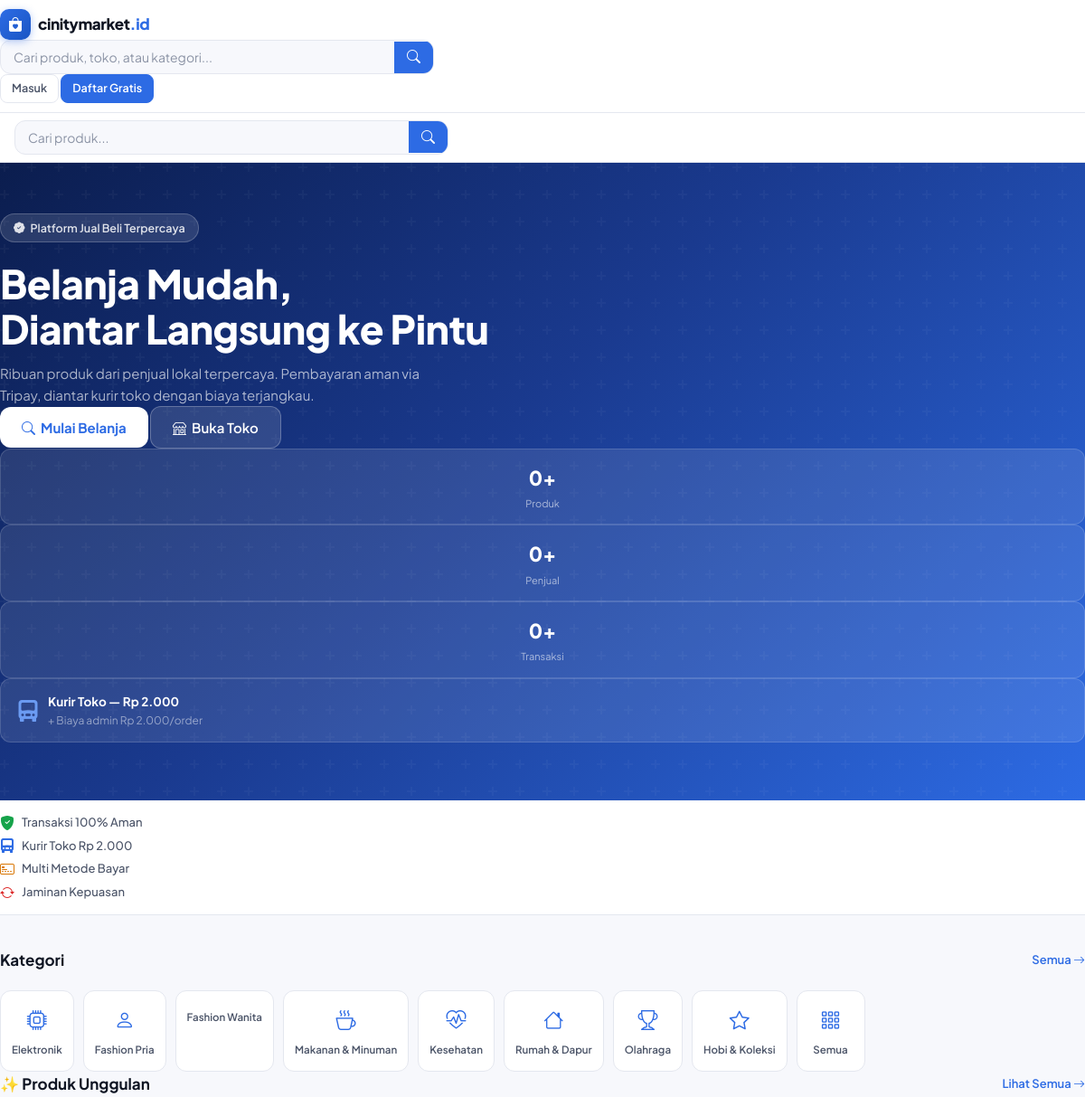
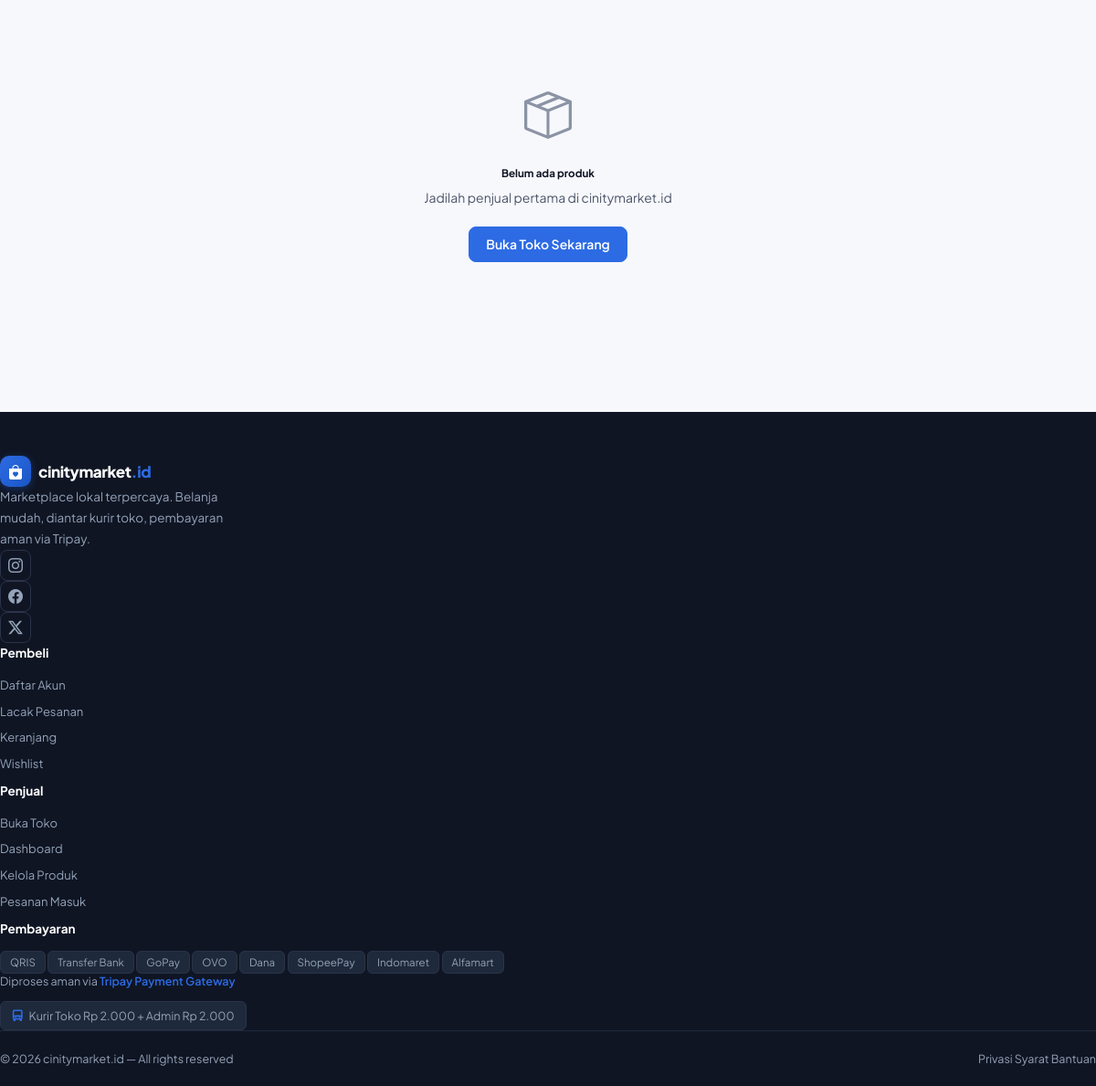
The page / on the database its author committed (2 pictures, top to bottom).
### tables this page shows
CREATE TABLE categories (
    id INT AUTO_INCREMENT PRIMARY KEY,
    name VARCHAR(100) NOT NULL,
    slug VARCHAR(100) UNIQUE NOT NULL,
    icon VARCHAR(50),
    parent_id INT DEFAULT NULL,
    is_active TINYINT(1) DEFAULT 1,
    sort_order INT DEFAULT 0,
    created_at TIMESTAMP DEFAULT CURRENT_TIMESTAMP,
    FOREIGN KEY (parent_id) REFERENCES categories(id) ON DELETE SET NULL
);

### config/database.php (called while the page is built, shortened)
<?php
class Database {
    private static $instance = null;
    private $pdo;
    private function __construct() {
        $dsn = "mysql:host=" . DB_HOST . ";dbname=" . DB_NAME . ";charset=" . DB_CHARSET;
        $options = [
            PDO::ATTR_ERRMODE            => PDO::ERRMODE_EXCEPTION,
            PDO::ATTR_DEFAULT_FETCH_MODE => PDO::FETCH_ASSOC,
            PDO::ATTR_EMULATE_PREPARES   => false,
            PDO::MYSQL_ATTR_INIT_COMMAND => "SET NAMES utf8mb4 COLLATE utf8mb4_unicode_ci"
        ];
        try {
            $this->pdo = new PDO($dsn, DB_USER, DB_PASS, $options);
        } catch (PDOException $e) {
            error_log("DB Connection Error: " . $e->getMessage());
            die(json_encode(['error' => 'Database connection failed']));
        }
    }
    public static function getInstance(): self {
        if (self::$instance === null) {
            self::$instance = new self();
        }
        return self::$instance;
    }
    public function query(string $sql, array $params = []): PDOStatement {
        $stmt = $this->pdo->prepare($sql);
        $stmt->execute($params);
        return $stmt;
    }
    public function fetchOne(string $sql, array $params = []): ?array {
        return $this->query($sql, $params)->fetch() ?: null;
    }
    public function fetchAll(string $sql, array $params = []): array {
        return $this->query($sql, $params)->fetchAll();
    }
}

### includes/functions.php (called while the page is built, shortened)
<?php
require_once __DIR__ . '/../config/database.php';
function clean(string $str): string {
    return htmlspecialchars(trim($str), ENT_QUOTES, 'UTF-8');
}

### index.php (the view, shortened to what this page needs)
<?php
require_once __DIR__ . '/includes/header.php';
$db = Database::getInstance();
$featured = $db->fetchAll("
    SELECT p.*, sp.store_name, sp.store_slug,
           (SELECT image_path FROM product_images WHERE product_id=p.id AND is_primary=1 LIMIT 1) as img
    FROM products p
    JOIN seller_profiles sp ON sp.id = p.seller_id
    WHERE p.status = 'active' AND p.stock > 0
    ORDER BY p.is_featured DESC, p.total_sold DESC, p.created_at DESC
    LIMIT 16
");
$categories = $db->fetchAll("SELECT * FROM categories WHERE is_active=1 ORDER BY sort_order LIMIT 8");
$totalProducts = $db->fetchOne("SELECT COUNT(*) c FROM products WHERE status='active'")['c'];
$totalSellers  = $db->fetchOne("SELECT COUNT(*) c FROM seller_profiles")['c'];
$totalOrders   = $db->fetchOne("SELECT COUNT(*) c FROM orders WHERE status='completed'")['c'];
?>
<section class="hero">
  <div class="container hero-content">
    <div class="row align-items-center g-4">
      <div class="col-lg-7">
        <div class="hero-badge">
          <i class="bi bi-patch-check-fill"></i> Platform Jual Beli Terpercaya
        </div>
        <h1>Belanja Mudah,<br>Diantar Langsung ke Pintu</h1>
        <p class="hero-sub">Ribuan produk dari penjual lokal terpercaya. Pembayaran aman via Tripay, diantar kurir toko dengan biaya terjangkau.</p>
        <div class="d-flex gap-3 mt-5">
          <a href="/search.php" class="btn btn-lg" style="background:white;color:var(--brand);font-weight:700;border:none">
            <i class="bi bi-search"></i> Mulai Belanja
          </a>
          <a href="/register.php?role=seller" class="btn btn-lg" style="background:rgba(255,255,255,.12);color:white;border:1.5px solid rgba(255,255,255,.25)">
            <i class="bi bi-shop"></i> Buka Toko
          </a>
        </div>
      </div>
      <div class="col-lg-5">
        <div class="row g-3">
          <div class="col-4">
            <div class="hero-stat">
              <div class="hero-stat-num"><?= $totalProducts ?>+</div>
              <div class="hero-stat-label">Produk</div>
            </div>
          </div>
          <div class="col-4">
            <div class="hero-stat">
              <div class="hero-stat-num"><?= $totalSellers ?>+</div>
              <div class="hero-stat-label">Penjual</div>
            </div>
          </div>
          <div class="col-4">
            <div class="hero-stat">
              <div class="hero-stat-num"><?= $totalOrders ?>+</div>
              <div class="hero-stat-label">Transaksi</div>
            </div>
          </div>
          <div class="col-12">
            <div class="hero-stat" style="text-align:left">
              <div style="display:flex;align-items:center;gap:10px">
                <i class="bi bi-truck-front-fill" style="font-size:24px;color:var(--brand-mid)"></i>
                <div>
                  <div style="font-size:13.5px;font-weight:700;color:white">Kurir Toko — Rp 2.000</div>
                  <div style="font-size:12px;color:rgba(255,255,255,.5)">+ Biaya admin Rp 2.000/order</div>
                </div>
              </div>
            </div>
          </div>
        </div>
      </div>
    </div>
  </div>
</section>
<div class="trust-bar">
  <div class="container">
    <div class="row g-3 justify-content-center">
      <?php foreach ([
        ['bi-shield-fill-check','var(--success)','Transaksi 100% Aman'],
        ['bi-truck-front-fill','var(--brand)','Kurir Toko Rp 2.000'],
        ['bi-credit-card-2-front','var(--warning)','Multi Metode Bayar'],
        ['bi-arrow-repeat','var(--danger)','Jaminan Kepuasan'],
      ] as [$icon,$color,$label]): ?>
      <div class="col-6 col-md-3">
        <div class="trust-item justify-content-center">
          <i class="bi <?= $icon ?>" style="color:<?= $color ?>"></i>
          <span><?= $label ?></span>
        </div>
      </div>
      <?php endforeach; ?>
    </div>
  </div>
</div>
<div class="container section">
  <div class="section-head">
    <span class="section-title">Kategori</span>
    <a href="/search.php" class="section-link">Semua <i class="bi bi-arrow-right"></i></a>
  </div>
  <div class="cat-grid mb-5">
    <?php foreach ($categories as $cat): ?>
    <a href="/search.php?cat=<?= urlencode($cat['slug']) ?>" class="cat-chip">
      <i class="bi <?= clean($cat['icon']) ?>"></i>
      <span><?= clean($cat['name']) ?></span>
    </a>
    <?php endforeach; ?>
    <a href="/search.php" class="cat-chip">
      <i class="bi bi-grid-3x3-gap"></i>
      <span>Semua</span>
    </a>
  </div>
  <div class="section-head">
    <span class="section-title">✨ Produk Unggulan</span>
    <a href="/search.php" class="section-link">Lihat Semua <i class="bi bi-arrow-right"></i></a>
  </div>
  <div class="row g-3">
    <?php if (empty($featured)): ?>
    <div class="col-12 empty-state">
      <i class="bi bi-box-seam empty-state-icon"></i>
      <h5>Belum ada produk</h5>
      <p>Jadilah penjual pertama di cinitymarket.id</p>
      <a href="/register.php" class="btn btn-primary">Buka Toko Sekarang</a>
    </div>
    <?php endif; ?>
  </div>
</div>
<?php require_once __DIR__ . '/includes/footer.php'; ?>

### assets/css/style.css (style rules this page uses)
:root { --brand: #2D6BE4; --brand-dark: #1A56C4; --brand-light: #EEF4FF; --brand-mid: #6B9BF2; --accent: #FF6B35; --surface: #FFFFFF; --surface-2: #F7F8FC; --surface-3: #EEF0F5; --border: #E4E7EF; --border-focus: #2D6BE4; --text-1: #0F1523; --text-2: #4B5468; --text-3: #8B93A5; --success: #16A34A; --success-bg: #DCFCE7; --danger: #DC2626; --danger-bg: #FEE2E2; --warning: #D97706; --warning-bg: #FEF3C7; --info-bg: #DBEAFE; --radius-sm: 8px; --radius: 12px; --radius-lg: 16px; --radius-xl: 24px; --shadow-xs: 0 1px 2px rgba(15,21,35,.06); --shadow-sm: 0 1px 4px rgba(15,21,35,.08), 0 1px 2px rgba(15,21,35,.04); --shadow: 0 4px 12px rgba(15,21,35,.08), 0 1px 3px rgba(15,21,35,.04); --shadow-md: 0 8px 24px rgba(15,21,35,.10), 0 2px 6px rgba(15,21,35,.04); --shadow-lg: 0 16px 48px rgba(15,21,35,.12), 0 4px 12px rgba(15,21,35,.06); --transition: all .18s cubic-bezier(.4,0,.2,1); }
*, *::before, *::after { box-sizing: border-box; margin: 0; padding: 0; }
html { scroll-behavior: smooth; }
body { font-family: 'Plus Jakarta Sans', system-ui, -apple-system, sans-serif; font-size: 14px; line-height: 1.6; color: var(--text-1); background: var(--surface-2); -webkit-font-smoothing: antialiased; }
h1,h2,h3,h4,h5,h6 { font-weight: 700; line-height: 1.3; color: var(--text-1); }
.hero { background: linear-gradient(135deg, #0B1D4E 0%, #1A3A8F 45%, #2D6BE4 100%); padding: 56px 0 64px; position: relative; overflow: hidden; }
.hero::after { content: ''; position: absolute; inset: 0; pointer-events: none; }
.hero-content { position: relative; z-index: 1; }
.hero h1 { font-size: clamp(26px, 4vw, 44px); font-weight: 800; color: white; letter-spacing: -0.5px; line-height: 1.15; }
.hero-sub { color: rgba(255,255,255,.65); font-size: 15px; max-width: 480px; margin-top: 12px; }
.hero-badge { display: inline-flex; align-items: center; gap: 6px; background: rgba(255,255,255,.12); border: 1px solid rgba(255,255,255,.2); border-radius: 999px; padding: 5px 14px; color: rgba(255,255,255,.85); font-size: 12.5px; font-weight: 600; margin-bottom: 20px; }
.hero-stat { background: rgba(255,255,255,.1); border: 1px solid rgba(255,255,255,.15); border-radius: var(--radius); padding: 14px 18px; text-align: center; }
.hero-stat-num { font-size: 22px; font-weight: 800; color: white; }
.hero-stat-label { font-size: 11px; color: rgba(255,255,255,.6); margin-top: 2px; }
.trust-bar { background: white; border-bottom: 1px solid var(--border); padding: 12px 0; }
.trust-item { display: flex; align-items: center; gap: 8px; color: var(--text-2); font-size: 13px; font-weight: 500; }
.trust-item i { font-size: 16px; }
.section { padding: 36px 0; }
.section-head { display: flex; align-items: center; justify-content: space-between; margin-bottom: 20px; }
.section-title { font-size: 17px; font-weight: 700; color: var(--text-1); }
.section-link { font-size: 13px; color: var(--brand); text-decoration: none; font-weight: 600; }
.cat-grid { display: flex; gap: 10px; flex-wrap: wrap; }
.cat-chip { display: flex; flex-direction: column; align-items: center; gap: 6px; padding: 14px 12px; background: white; border: 1.5px solid var(--border); border-radius: var(--radius); text-decoration: none; color: var(--text-2); min-width: 76px; transition: var(--transition); cursor: pointer; }
.cat-chip i { font-size: 22px; color: var(--brand); }
.cat-chip span { font-size: 11.5px; font-weight: 600; text-align: center; white-space: nowrap; }
.btn { font-family: inherit; font-weight: 600; font-size: 14px; border-radius: var(--radius-sm); padding: 9px 18px; border: 1.5px solid transparent; cursor: pointer; transition: var(--transition); display: inline-flex; align-items: center; justify-content: center; gap: 6px; text-decoration: none; line-height: 1.4; }
.btn-primary { background: var(--brand); border-color: var(--brand); color: white; }
.btn-lg { padding: 12px 24px; font-size: 15px; border-radius: var(--radius); }
.empty-state { text-align: center; padding: 64px 24px; }
.empty-state-icon { font-size: 52px; color: var(--text-3); display: block; margin-bottom: 16px; }
.empty-state h5 { color: var(--text-1); margin-bottom: 8px; }
.empty-state p { color: var(--text-2); font-size: 14px; margin-bottom: 20px; }

### rows shown on the page
categories: name "Elektronik"
categories: name "Fashion Pria"
categories: name "Fashion Wanita"
categories: name "Makanan & Minuman"
categories: name "Kesehatan"
categories: name "Rumah & Dapur"
categories: name "Olahraga"
categories: name "Hobi & Koleksi"

### other values the page prints
$totalProducts "0"
$totalSellers "0"
$totalOrders "0"
$label "Transaksi 100% Aman"
$label "Kurir Toko Rp 2.000"
$label "Multi Metode Bayar"
$label "Jaminan Kepuasan"
$label "Daftar Akun"
$label "Lacak Pesanan"
$label "Keranjang"
$label "Wishlist"
$label "Buka Toko"
$label "Dashboard"
$label "Kelola Produk"
$label "Pesanan Masuk"
